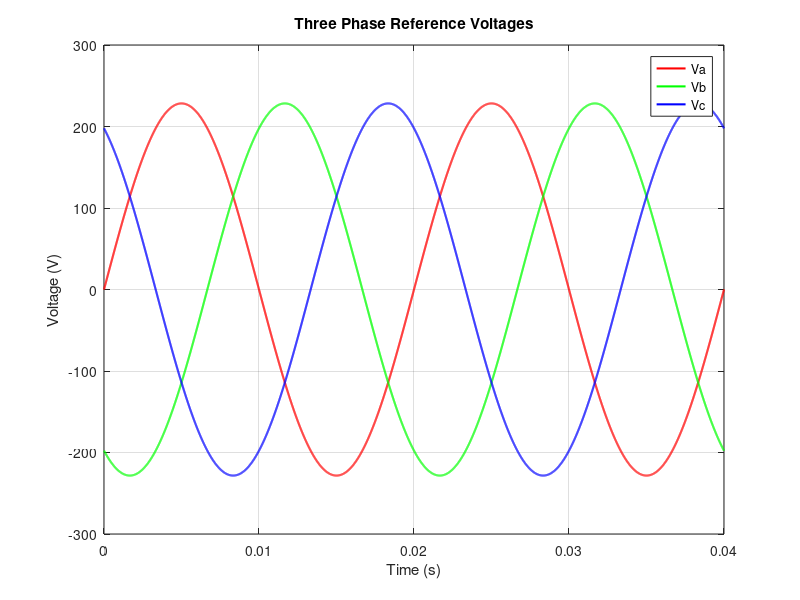
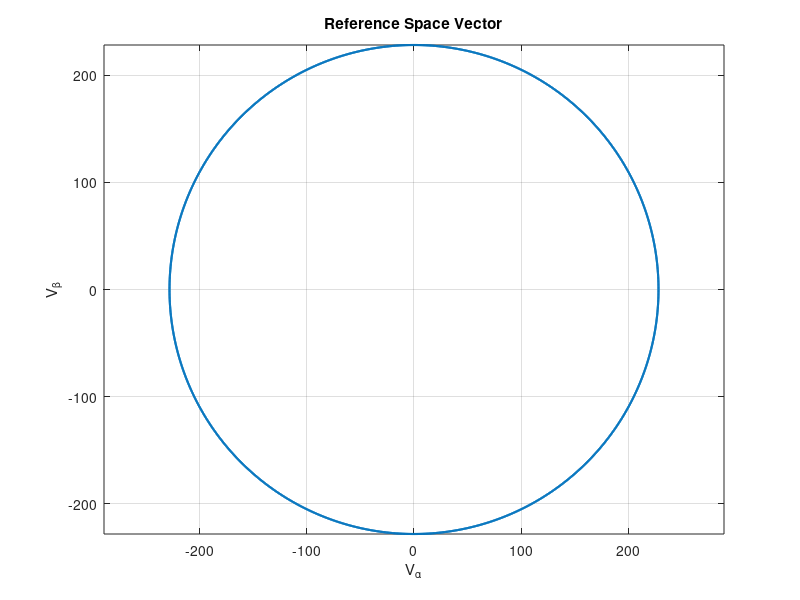
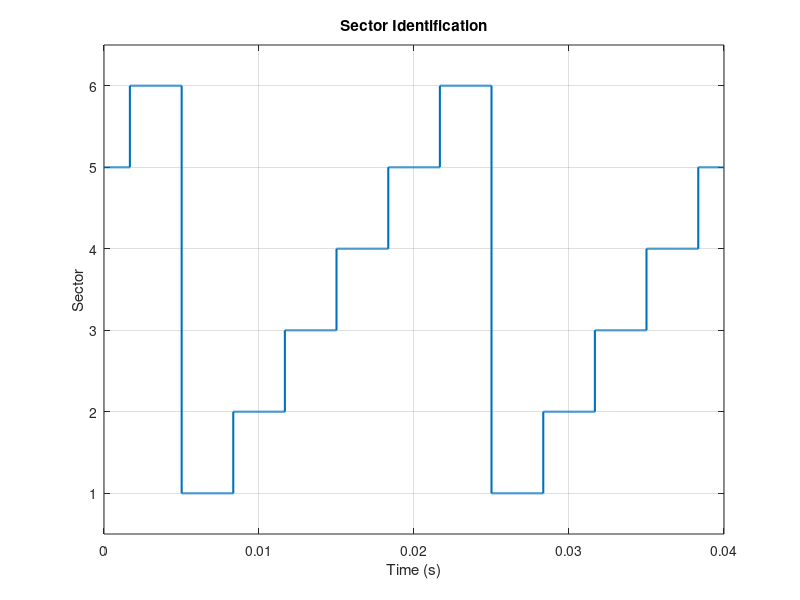
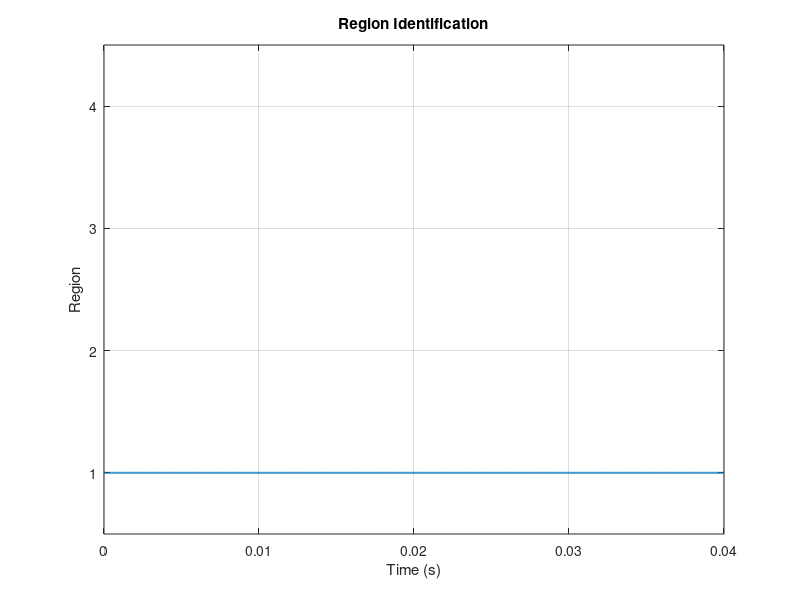

Source code (MATLAB) for these figures, in order:
clc;
clear;
close all;

%%====================================================
% Parameters
%%====================================================

Vdc = 565;              % DC Link Voltage
ma  = 0.7;              % Modulation Index
f   = 50;               % Fundamental Frequency (Hz)
Ts  = 10e-6;           % Sampling Time
t_end = 0.04;           % One cycle

t = 0:Ts:t_end;
N = length(t);

%%====================================================
% Reference Voltage Magnitude
%%====================================================

Vref = ma*Vdc/sqrt(3);

%%====================================================
% Electrical Angle
%%====================================================

theta = 2*pi*f*t;

%%====================================================
% Three Phase Reference Voltages
%%====================================================

Va = Vref*sin(theta);

Vb = Vref*sin(theta-2*pi/3);

Vc = Vref*sin(theta+2*pi/3);

%%====================================================
% Clarke Transformation
%%====================================================

Valpha = (2/3)*(Va-0.5*Vb-0.5*Vc);

Vbeta = (2/3)*(sqrt(3)/2)*(Vb-Vc);

%%====================================================
% Reference Vector Magnitude
%%====================================================

Vref_mag = sqrt(Valpha.^2 + Vbeta.^2);

%%====================================================
% Reference Vector Angle
%%====================================================

Theta = atan2(Vbeta,Valpha);

Theta(Theta<0)=Theta(Theta<0)+2*pi;

Theta_deg = Theta*180/pi;

%%====================================================
% Sector Identification
%%====================================================

Sector = floor(Theta/(pi/3))+1;

Sector(Sector==7)=6;

%%====================================================
% Region Identification (Correct)
%%====================================================

Region = zeros(1,N);

m1 = zeros(1,N);
m2 = zeros(1,N);

for k = 1:N

    % Local angle (Eq.15)
    theta_local = Theta(k) - (Sector(k)-1)*pi/3;

    if theta_local < 0
        theta_local = theta_local + pi/3;
    end

    % Eqs. (9) and (10)
    m1(k) = ma*(cos(theta_local)-sin(theta_local)/sqrt(3));

    m2(k) = 2*ma*sin(theta_local)/sqrt(3);

    % Region conditions
    if (m1(k)<=1) && ((m1(k)+m2(k))<=1)

        Region(k)=1;

    elseif (m1(k)<=1) && ((m1(k)+m2(k))>1)

        Region(k)=2;

    elseif (m1(k)>1)

        Region(k)=3;

    elseif (m2(k)>1)

        Region(k)=4;

    end

end
%%====================================================
% Kim-Sul Timing Calculation
%%====================================================

Tas = zeros(1,N);
Tbs = zeros(1,N);
Tcs = zeros(1,N);

Tmax = zeros(1,N);
Tmin = zeros(1,N);

Teff = zeros(1,N);
Tzero = zeros(1,N);
Toffset = zeros(1,N);

Tga = zeros(1,N);
Tgb = zeros(1,N);
Tgc = zeros(1,N);

for k = 1:N

    %% Equivalent Time Signals

    Tas(k) = Ts*Va(k)/Vdc;
    Tbs(k) = Ts*Vb(k)/Vdc;
    Tcs(k) = Ts*Vc(k)/Vdc;

    %% Maximum and Minimum

    Tmax(k) = max([Tas(k) Tbs(k) Tcs(k)]);

    Tmin(k) = min([Tas(k) Tbs(k) Tcs(k)]);

    %% Effective Time

    Teff(k) = Tmax(k)-Tmin(k);

    %% Zero Vector Time

    Tzero(k) = Ts-Teff(k);

    %% Offset Time

    Toffset(k) = Tzero(k)/2-Tmin(k);

    %% Gate ON Times

    Tga(k)=Tas(k)+Toffset(k);

    Tgb(k)=Tbs(k)+Toffset(k);

    Tgc(k)=Tcs(k)+Toffset(k);

end
%%==========================================
% Step 6 : Switching Sequence Selection
%%==========================================



%%==========================================
% Convert Switching Sequence to String
%%==========================================




%%====================================================
% Plot Three Phase Voltages
%%====================================================

figure;

plot(t,Va,'r','LineWidth',1.5);
hold on;
plot(t,Vb,'g','LineWidth',1.5);
plot(t,Vc,'b','LineWidth',1.5);

grid on;

xlabel('Time (s)');
ylabel('Voltage (V)');
title('Three Phase Reference Voltages');

legend('Va','Vb','Vc');

%%====================================================
% Plot Space Vector
%%====================================================

figure;

plot(Valpha,Vbeta,'LineWidth',1.5);

grid on;
axis equal;

xlabel('V_\alpha');
ylabel('V_\beta');

title('Reference Space Vector');

%%====================================================
% Plot Sector
%%====================================================

figure;

stairs(t,Sector,'LineWidth',1.5);

grid on;

xlabel('Time (s)');
ylabel('Sector');

title('Sector Identification');

ylim([0.5 6.5]);

%%====================================================
% Plot Region
%%====================================================

figure;

stairs(t,Region,'LineWidth',1.5);

grid on;

xlabel('Time (s)');
ylabel('Region');

title('Region Identification');

ylim([0.5 4.5]);

%%====================================================
% Plot m1 and m2
%%====================================================

figure;

plot(t,m1,'r','LineWidth',1.5);
hold on;
plot(t,m2,'b','LineWidth',1.5);

grid on;

xlabel('Time (s)');
ylabel('Value');

legend('m1','m2');

title('Region Variables');
